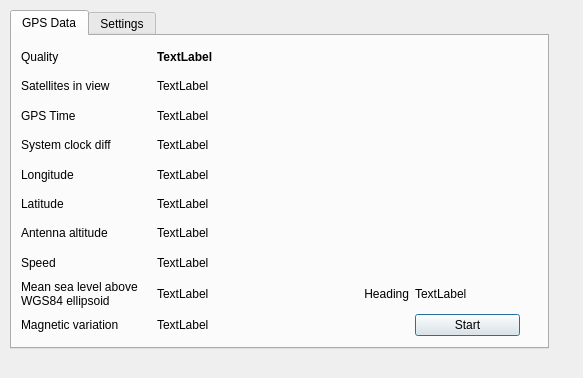
<?xml version="1.0" encoding="UTF-8"?>
<ui version="4.0">
 <class>GPSDialog</class>
 <widget class="QDialog" name="GPSDialog">
  <property name="geometry">
   <rect>
    <x>0</x>
    <y>0</y>
    <width>583</width>
    <height>378</height>
   </rect>
  </property>
  <property name="sizePolicy">
   <sizepolicy hsizetype="Preferred" vsizetype="Preferred">
    <horstretch>0</horstretch>
    <verstretch>0</verstretch>
   </sizepolicy>
  </property>
  <property name="windowTitle">
   <string>NMEA 0183 GPS</string>
  </property>
  <widget class="QWidget" name="gridLayoutWidget">
   <property name="geometry">
    <rect>
     <x>10</x>
     <y>10</y>
     <width>541</width>
     <height>341</height>
    </rect>
   </property>
   <layout class="QGridLayout" name="mainLayout">
    <property name="sizeConstraint">
     <enum>QLayout::SetFixedSize</enum>
    </property>
    <item row="1" column="0">
     <widget class="QTabWidget" name="tabWidget">
      <property name="sizePolicy">
       <sizepolicy hsizetype="Preferred" vsizetype="Preferred">
        <horstretch>0</horstretch>
        <verstretch>0</verstretch>
       </sizepolicy>
      </property>
      <property name="minimumSize">
       <size>
        <width>539</width>
        <height>339</height>
       </size>
      </property>
      <property name="maximumSize">
       <size>
        <width>16777215</width>
        <height>16777215</height>
       </size>
      </property>
      <property name="currentIndex">
       <number>0</number>
      </property>
      <widget class="QWidget" name="gps_tab_1">
       <attribute name="title">
        <string>GPS Data</string>
       </attribute>
       <widget class="QWidget" name="layoutWidget">
        <property name="geometry">
         <rect>
          <x>9</x>
          <y>9</y>
          <width>499</width>
          <height>291</height>
         </rect>
        </property>
        <layout class="QGridLayout" name="gridLayout_2">
         <item row="0" column="0">
          <widget class="QLabel" name="label_3">
           <property name="minimumSize">
            <size>
             <width>130</width>
             <height>0</height>
            </size>
           </property>
           <property name="text">
            <string>Quality</string>
           </property>
          </widget>
         </item>
         <item row="0" column="1" colspan="2">
          <widget class="QLabel" name="qualityLabel">
           <property name="minimumSize">
            <size>
             <width>140</width>
             <height>0</height>
            </size>
           </property>
           <property name="font">
            <font>
             <weight>75</weight>
             <bold>true</bold>
            </font>
           </property>
           <property name="text">
            <string>TextLabel</string>
           </property>
          </widget>
         </item>
         <item row="1" column="0">
          <widget class="QLabel" name="label_5">
           <property name="text">
            <string>Satellites in view</string>
           </property>
          </widget>
         </item>
         <item row="1" column="1" colspan="2">
          <widget class="QLabel" name="satsLabel">
           <property name="text">
            <string>TextLabel</string>
           </property>
          </widget>
         </item>
         <item row="2" column="0">
          <widget class="QLabel" name="label_4">
           <property name="text">
            <string>GPS Time</string>
           </property>
          </widget>
         </item>
         <item row="2" column="1" colspan="2">
          <widget class="QLabel" name="timeLabel">
           <property name="text">
            <string>TextLabel</string>
           </property>
          </widget>
         </item>
         <item row="4" column="0">
          <widget class="QLabel" name="label_6">
           <property name="text">
            <string>Longitude</string>
           </property>
          </widget>
         </item>
         <item row="4" column="1" colspan="2">
          <widget class="QLabel" name="lonLabel">
           <property name="text">
            <string>TextLabel</string>
           </property>
          </widget>
         </item>
         <item row="5" column="0">
          <widget class="QLabel" name="label_7">
           <property name="text">
            <string>Latitude</string>
           </property>
          </widget>
         </item>
         <item row="5" column="1" colspan="2">
          <widget class="QLabel" name="latLabel">
           <property name="text">
            <string>TextLabel</string>
           </property>
          </widget>
         </item>
         <item row="6" column="0">
          <widget class="QLabel" name="label_8">
           <property name="text">
            <string>Antenna altitude</string>
           </property>
          </widget>
         </item>
         <item row="6" column="1" colspan="2">
          <widget class="QLabel" name="altLabel">
           <property name="text">
            <string>TextLabel</string>
           </property>
          </widget>
         </item>
         <item row="7" column="0">
          <widget class="QLabel" name="label_11">
           <property name="text">
            <string>Speed</string>
           </property>
          </widget>
         </item>
         <item row="7" column="1" colspan="2">
          <widget class="QLabel" name="speedLabel">
           <property name="text">
            <string>TextLabel</string>
           </property>
          </widget>
         </item>
         <item row="8" column="0">
          <widget class="QLabel" name="label_9">
           <property name="text">
            <string>Mean sea level above WGS84 ellipsoid</string>
           </property>
           <property name="wordWrap">
            <bool>true</bool>
           </property>
          </widget>
         </item>
         <item row="8" column="1" colspan="2">
          <widget class="QLabel" name="geoHeightLabel">
           <property name="text">
            <string>TextLabel</string>
           </property>
          </widget>
         </item>
         <item row="9" column="0">
          <widget class="QLabel" name="label_10">
           <property name="text">
            <string>Magnetic variation</string>
           </property>
          </widget>
         </item>
         <item row="9" column="1" colspan="2">
          <widget class="QLabel" name="magvarLabel">
           <property name="text">
            <string>TextLabel</string>
           </property>
          </widget>
         </item>
         <item row="9" column="4">
          <widget class="QPushButton" name="startStopButton">
           <property name="text">
            <string>Start</string>
           </property>
          </widget>
         </item>
         <item row="0" column="3" rowspan="8" colspan="2">
          <widget class="QWidget" name="gpswidget" native="true">
           <property name="sizePolicy">
            <sizepolicy hsizetype="Fixed" vsizetype="Fixed">
             <horstretch>205</horstretch>
             <verstretch>205</verstretch>
            </sizepolicy>
           </property>
           <property name="minimumSize">
            <size>
             <width>205</width>
             <height>205</height>
            </size>
           </property>
           <property name="styleSheet">
            <string notr="true">background-image: url(:/root/images/compass-1.png);
background-position: top center;
background-repeat:none;

</string>
           </property>
          </widget>
         </item>
         <item row="8" column="3">
          <widget class="QLabel" name="label_13">
           <property name="text">
            <string>Heading</string>
           </property>
           <property name="alignment">
            <set>Qt::AlignRight|Qt::AlignTrailing|Qt::AlignVCenter</set>
           </property>
          </widget>
         </item>
         <item row="8" column="4">
          <widget class="QLabel" name="courceLabel">
           <property name="text">
            <string>TextLabel</string>
           </property>
          </widget>
         </item>
         <item row="3" column="0">
          <widget class="QLabel" name="label_14">
           <property name="text">
            <string>System clock diff</string>
           </property>
          </widget>
         </item>
         <item row="3" column="1" colspan="2">
          <widget class="QLabel" name="diffLabel">
           <property name="text">
            <string>TextLabel</string>
           </property>
          </widget>
         </item>
        </layout>
       </widget>
      </widget>
      <widget class="QWidget" name="gps_tab_2">
       <attribute name="title">
        <string>Settings</string>
       </attribute>
       <widget class="QWidget" name="layoutWidget">
        <property name="geometry">
         <rect>
          <x>10</x>
          <y>10</y>
          <width>351</width>
          <height>167</height>
         </rect>
        </property>
        <layout class="QGridLayout" name="gridLayout">
         <item row="0" column="0">
          <widget class="QLabel" name="label">
           <property name="text">
            <string>Port</string>
           </property>
          </widget>
         </item>
         <item row="0" column="1">
          <widget class="QLineEdit" name="gpsPortEd">
           <property name="text">
            <string>/dev/ttyUSB0</string>
           </property>
          </widget>
         </item>
         <item row="1" column="0">
          <widget class="QLabel" name="label_2">
           <property name="text">
            <string>Baudrate</string>
           </property>
          </widget>
         </item>
         <item row="1" column="1">
          <widget class="QComboBox" name="baudrateCb">
           <property name="currentIndex">
            <number>1</number>
           </property>
           <item>
            <property name="text">
             <string>2400</string>
            </property>
           </item>
           <item>
            <property name="text">
             <string>4800</string>
            </property>
           </item>
           <item>
            <property name="text">
             <string>9600</string>
            </property>
           </item>
           <item>
            <property name="text">
             <string>19200</string>
            </property>
           </item>
           <item>
            <property name="text">
             <string>38400</string>
            </property>
           </item>
           <item>
            <property name="text">
             <string>57600</string>
            </property>
           </item>
           <item>
            <property name="text">
             <string>115200</string>
            </property>
           </item>
          </widget>
         </item>
         <item row="2" column="0">
          <widget class="QLabel" name="label_12">
           <property name="text">
            <string>Flow control</string>
           </property>
          </widget>
         </item>
         <item row="2" column="1">
          <widget class="QComboBox" name="flowControlCb">
           <item>
            <property name="text">
             <string>None</string>
            </property>
           </item>
           <item>
            <property name="text">
             <string>XON/XOFF</string>
            </property>
           </item>
           <item>
            <property name="text">
             <string>Hardware</string>
            </property>
           </item>
          </widget>
         </item>
         <item row="3" column="1">
          <widget class="QCheckBox" name="utcTimeCb">
           <property name="text">
            <string>Show UTC Time</string>
           </property>
           <property name="checked">
            <bool>false</bool>
           </property>
          </widget>
         </item>
         <item row="4" column="1">
          <widget class="QCheckBox" name="setTimeCb">
           <property name="text">
            <string>Sync system time to GPS time</string>
           </property>
          </widget>
         </item>
         <item row="5" column="1">
          <widget class="QCheckBox" name="setQTHCB">
           <property name="text">
            <string>Sync QTH to GPS position</string>
           </property>
          </widget>
         </item>
        </layout>
       </widget>
      </widget>
     </widget>
    </item>
   </layout>
  </widget>
 </widget>
 <resources/>
 <connections/>
</ui>
